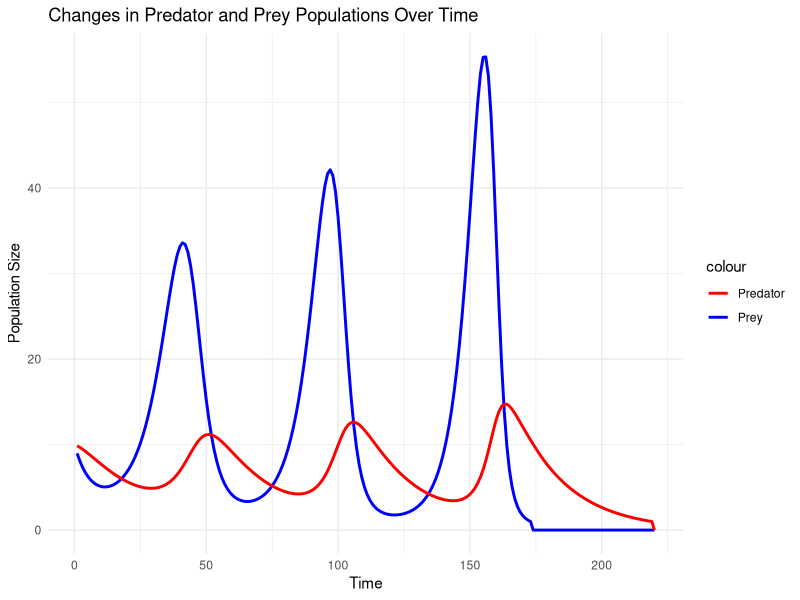
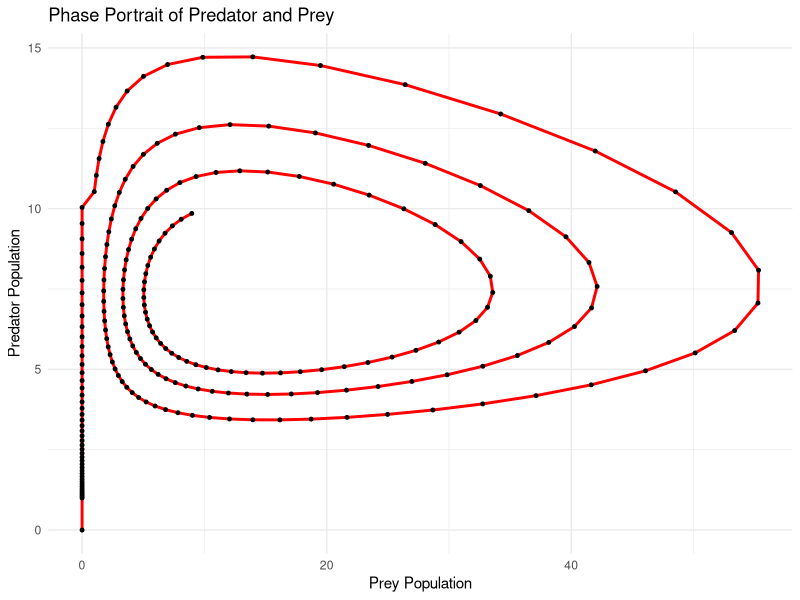

These charts were generated, in order, by the following R code:
setwd("C:\\Users\\vlad2\\Downloads")

data <- read.csv("dt4.csv")

data$time <- 1:nrow(data)

library(ggplot2)

ggplot(data, aes(x = time)) +
  geom_line(aes(y = Prey, color = "Prey"), size = 1) +
  geom_line(aes(y = Predator, color = "Predator"), size = 1) +
  labs(title = "Changes in Predator and Prey Populations Over Time",
       x = "Time", y = "Population Size") +
  scale_color_manual(values = c("Prey" = "blue", "Predator" = "red")) +
  theme_minimal()

ggplot(data, aes(x = Prey, y = Predator)) +
  geom_path(color = "red", size = 1) +
  geom_point(color = "black", size = 1) +
  labs(title = "Phase Portrait of Predator and Prey",
       x = "Prey Population", y = "Predator Population") +
  theme_minimal()